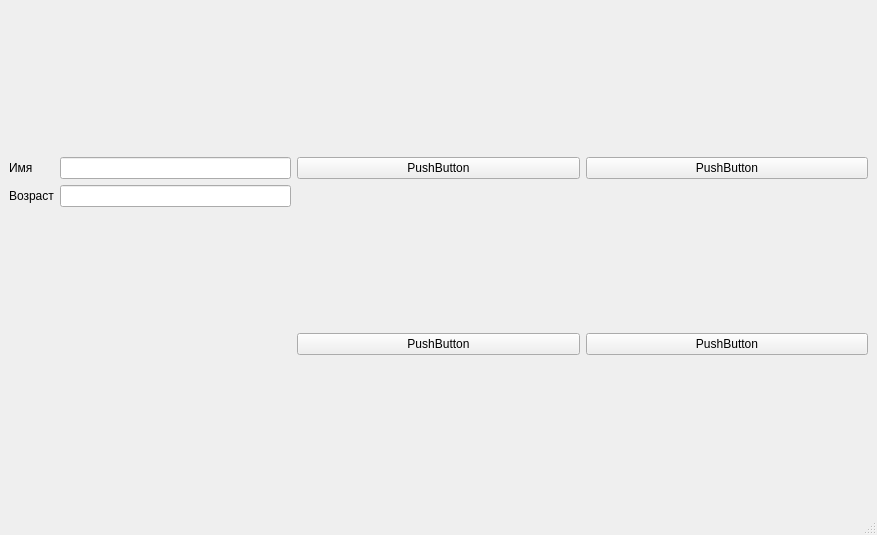
<?xml version="1.0" encoding="UTF-8"?>
<ui version="4.0">
 <class>Test2</class>
 <widget class="QMainWindow" name="Test2">
  <property name="geometry">
   <rect>
    <x>0</x>
    <y>0</y>
    <width>877</width>
    <height>535</height>
   </rect>
  </property>
  <property name="windowTitle">
   <string>Test2</string>
  </property>
  <widget class="QWidget" name="centralwidget">
   <layout class="QGridLayout" name="gridLayout">
    <item row="0" column="2">
     <widget class="QPushButton" name="pushButton">
      <property name="text">
       <string>PushButton</string>
      </property>
     </widget>
    </item>
    <item row="1" column="1">
     <widget class="QPushButton" name="pushButton_3">
      <property name="text">
       <string>PushButton</string>
      </property>
     </widget>
    </item>
    <item row="0" column="1">
     <widget class="QPushButton" name="pushButton_2">
      <property name="text">
       <string>PushButton</string>
      </property>
     </widget>
    </item>
    <item row="1" column="2">
     <widget class="QPushButton" name="pushButton_4">
      <property name="text">
       <string>PushButton</string>
      </property>
     </widget>
    </item>
    <item row="0" column="0" rowspan="2">
     <layout class="QFormLayout" name="formLayout">
      <item row="0" column="0">
       <widget class="QLabel" name="label">
        <property name="text">
         <string>Имя</string>
        </property>
       </widget>
      </item>
      <item row="1" column="0">
       <widget class="QLabel" name="label_2">
        <property name="text">
         <string>Возраст</string>
        </property>
       </widget>
      </item>
      <item row="0" column="1">
       <widget class="QLineEdit" name="lineEdit">
        <property name="sizePolicy">
         <sizepolicy hsizetype="Preferred" vsizetype="Fixed">
          <horstretch>0</horstretch>
          <verstretch>0</verstretch>
         </sizepolicy>
        </property>
       </widget>
      </item>
      <item row="1" column="1">
       <widget class="QLineEdit" name="lineEdit_2">
        <property name="sizePolicy">
         <sizepolicy hsizetype="Preferred" vsizetype="Fixed">
          <horstretch>0</horstretch>
          <verstretch>0</verstretch>
         </sizepolicy>
        </property>
       </widget>
      </item>
     </layout>
    </item>
   </layout>
  </widget>
  <widget class="QMenuBar" name="menubar">
   <property name="geometry">
    <rect>
     <x>0</x>
     <y>0</y>
     <width>877</width>
     <height>22</height>
    </rect>
   </property>
  </widget>
  <widget class="QStatusBar" name="statusbar"/>
 </widget>
 <resources/>
 <connections/>
</ui>
